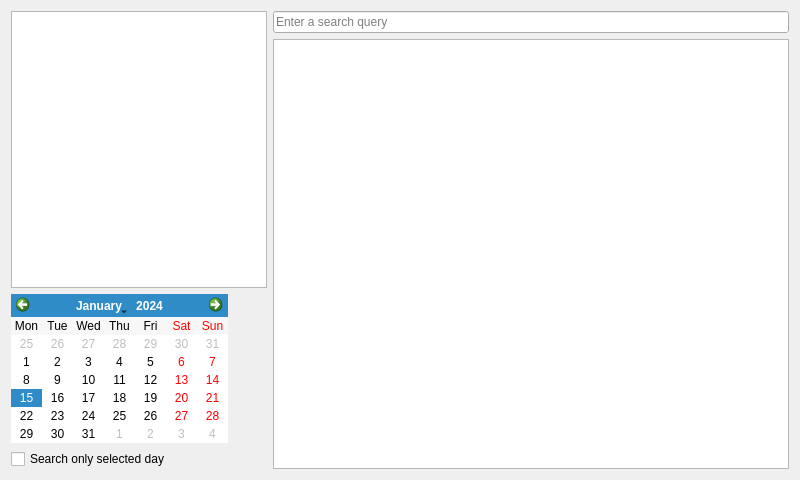
<?xml version="1.0" encoding="UTF-8"?>
<ui version="4.0">
 <class>HistoryForm</class>
 <widget class="QWidget" name="HistoryForm">
  <property name="geometry">
   <rect>
    <x>0</x>
    <y>0</y>
    <width>800</width>
    <height>480</height>
   </rect>
  </property>
  <property name="minimumSize">
   <size>
    <width>800</width>
    <height>480</height>
   </size>
  </property>
  <property name="windowTitle">
   <string>History</string>
  </property>
  <layout class="QHBoxLayout" name="horizontalLayout">
   <item>
    <layout class="QVBoxLayout" name="verticalLayout">
     <item>
      <widget class="QTreeWidget" name="treeWidget">
       <property name="sizePolicy">
        <sizepolicy hsizetype="Minimum" vsizetype="Expanding">
         <horstretch>0</horstretch>
         <verstretch>0</verstretch>
        </sizepolicy>
       </property>
       <property name="columnCount">
        <number>1</number>
       </property>
       <attribute name="headerVisible">
        <bool>false</bool>
       </attribute>
       <column>
        <property name="text">
         <string notr="true">1</string>
        </property>
       </column>
      </widget>
     </item>
     <item>
      <widget class="QCalendarWidget" name="calendarWidget">
       <property name="sizePolicy">
        <sizepolicy hsizetype="Fixed" vsizetype="Fixed">
         <horstretch>0</horstretch>
         <verstretch>0</verstretch>
        </sizepolicy>
       </property>
       <property name="verticalHeaderFormat">
        <enum>QCalendarWidget::NoVerticalHeader</enum>
       </property>
       <property name="dateEditEnabled">
        <bool>false</bool>
       </property>
      </widget>
     </item>
     <item>
      <widget class="QCheckBox" name="checkBox">
       <property name="text">
        <string>Search only selected day</string>
       </property>
      </widget>
     </item>
    </layout>
   </item>
   <item>
    <layout class="QVBoxLayout" name="verticalLayout_2">
     <item>
      <layout class="QHBoxLayout" name="horizontalLayout_2">
       <item>
        <widget class="QLineEdit" name="lineEdit">
         <property name="placeholderText">
          <string>Enter a search query</string>
         </property>
        </widget>
       </item>
      </layout>
     </item>
     <item>
      <widget class="ChatBrowser" name="chatBrowser">
       <property name="openLinks">
        <bool>false</bool>
       </property>
      </widget>
     </item>
    </layout>
   </item>
  </layout>
 </widget>
 <customwidgets>
  <customwidget>
   <class>ChatBrowser</class>
   <extends>QTextBrowser</extends>
   <header>src/chatbrowser.h</header>
  </customwidget>
 </customwidgets>
 <resources/>
 <connections/>
</ui>
